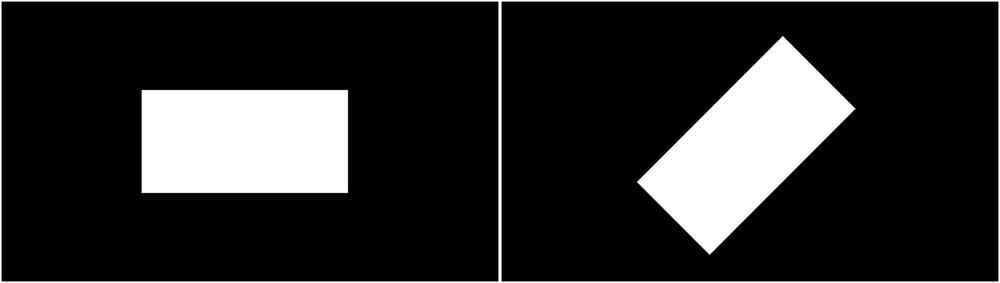
#> input picture rotated.png, 1000 x 283 px, shrunk from 1932 x 546 before the run
$ python Hu.py rotated.png
#> lines starting #> are read from the running program, lines starting #| are printed output that depends on the picture; after the words box and inside, x2 and y2 are one past the last pixel; in counts of white or black regions, pixels touching at a corner belong together; long printed decimals are rounded
# Code licensed to Big Vision LLC
# Link: https://github.com/spmallick/learnopencv/tree/master/HuMoments
import cv2, sys, os
from math import copysign, log10

if __name__ == "__main__":
    showLogTransformedHuMoments = True

    for i in range(1,len(sys.argv)):

        # Obtain filename from command line argument
        filename = sys.argv[i]

        # Read image
        im = cv2.imread(filename,cv2.IMREAD_GRAYSCALE)
#> im is the input picture: shape (283, 1000); min 0, max 255, mean 42.7

        # Threshold image
        _,im = cv2.threshold(im, 128, 255, cv2.THRESH_BINARY)
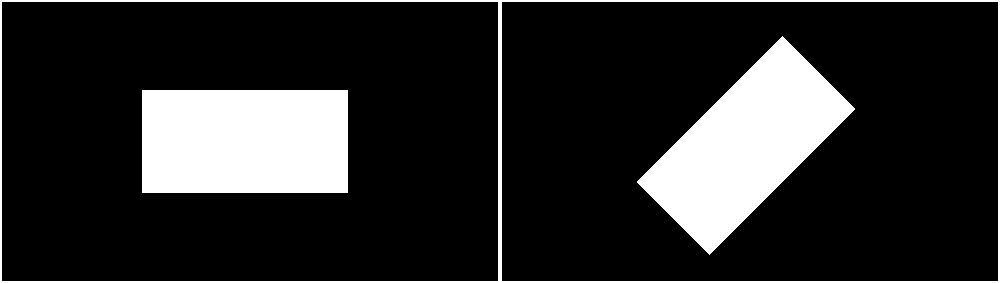
#> im: shape (283, 1000); 17.2% white; 3 white regions, box (x1, y1, x2, y2) and area: (637, 36, 855, 255) 21316, (142, 90, 348, 193) 21218, (0, 0, 1000, 283) 6232

        # Calculate Moments
        moment = cv2.moments(im)
#> moment = moments, m00 12435330, centre m10/m00, m01/m00 = (496.1, 142.7)

        # Calculate Hu Moments
        huMoments = cv2.HuMoments(moment)
#> huMoments = [0.00587, 2.86e-05, 8.37e-10, 9.6e-11, -4.9e-22, -7.21e-15, -2.72e-20]

        # Print Hu Moments
        print("{}: ".format(filename),end='')

        for i in range(0,7):
            if showLogTransformedHuMoments:
                # Log transform Hu Moments to make
                # squash the range
                print("{:.5f}".format(-1*copysign(1.0,\
                        huMoments[i])*log10(abs(huMoments[i]))),\
                        end=' ')
            else:
                # Hu Moments without log transform
                print("{:.5f}".format(huMoments[i]),end=' ')
#> this loop made 7 passes
#| 2.231
#| 4.544
#| 9.077
#| 10.018
#| -21.310
#| -14.142
#| -19.565
        print()

if __name__ == "__main__":
#> (the run stopped early here; a loop or call above may not have finished)
